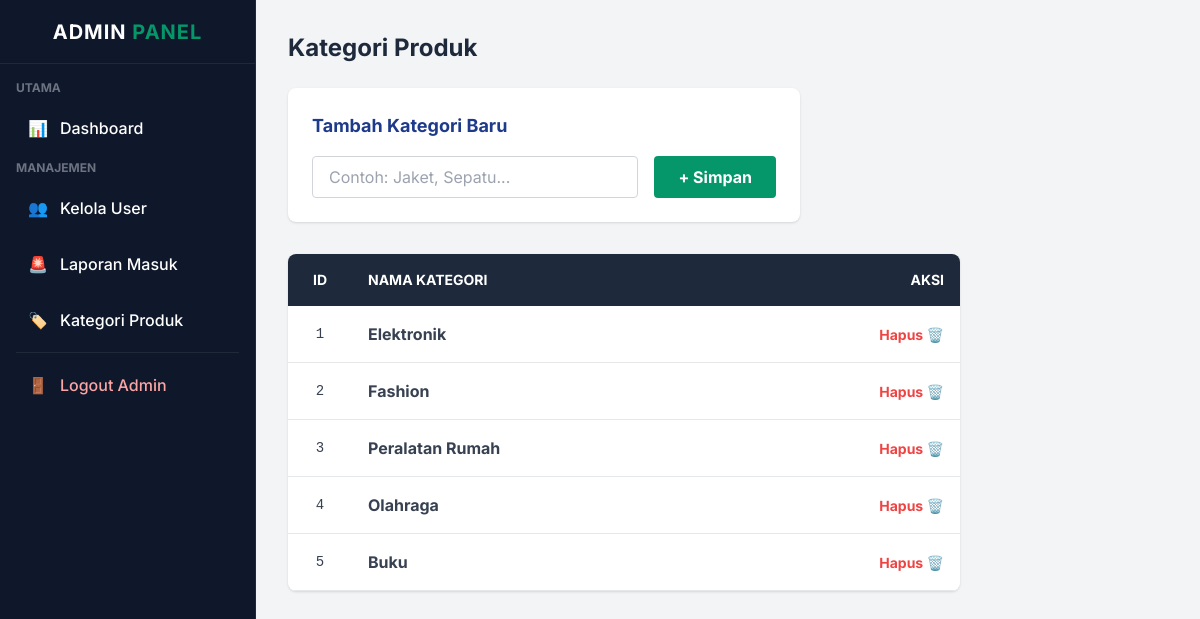
The page /views/admin/manage_kategori.php (signed in) on the database its author committed.
### tables this page shows
CREATE TABLE `kategori` (
  `id` int(11) NOT NULL,
  `nama_kategori` varchar(100) NOT NULL
);

### views/admin/manage_kategori.php (the view, shortened to what this page needs)
<?php
include '../../config/conn.php';
$kategori = mysqli_query($conn, "SELECT * FROM kategori");
?>
<!DOCTYPE html>
<html lang="id">
<head>
    <script src="https://cdn.tailwindcss.com"></script>
</head>
<body class="bg-gray-100 font-[Inter]">
    <div class="flex">
        <?php include '../../views/layouts/sidebar_admin.php'; ?>
        <main class="flex-1 ml-64 p-8">
            <h2 class="text-2xl font-bold text-slate-800 mb-6">Kategori Produk</h2>
            <div class="bg-white p-6 rounded-lg shadow mb-8 max-w-lg">
                <h3 class="font-bold text-lg mb-4 text-[#1E3A8A]">Tambah Kategori Baru</h3>
                <form action="<?= BASE_URL ?>actions/admin_category.php" method="POST" class="flex gap-4">
                    <input type="text" name="nama_kategori" placeholder="Contoh: Jaket, Sepatu..." required
                        class="flex-1 border border-gray-300 rounded px-4 py-2 focus:ring-2 focus:ring-[#059669] outline-none">
                    <button type="submit" name="add_kategori"
                        class="bg-[#059669] text-white px-6 py-2 rounded font-bold hover:bg-emerald-700 transition">
                        + Simpan
                    </button>
                </form>
            </div>
            <div class="bg-white rounded-lg shadow overflow-hidden max-w-2xl">
                <table class="w-full text-left">
                    <thead class="bg-slate-800 text-white uppercase text-sm">
                        <tr>
                            <th class="p-4 w-16 text-center">ID</th>
                            <th class="p-4">Nama Kategori</th>
                            <th class="p-4 text-right">Aksi</th>
                        </tr>
                    </thead>
                    <tbody class="text-gray-700">
                        <?php while ($row = mysqli_fetch_assoc($kategori)): ?>
                        <tr class="border-b hover:bg-gray-50">
                            <td class="p-4 text-center font-mono text-sm"><?= $row['id'] ?></td>
                            <td class="p-4 font-bold"><?= $row['nama_kategori'] ?></td>
                            <td class="p-4 text-right">
                                <a href="<?= BASE_URL ?>actions/admin_category.php?action=delete&id=<?= $row['id'] ?>"
                                   onclick="return confirm('Hapus kategori ini?')"
                                   class="text-red-500 hover:text-red-700 font-bold text-sm">
                                   Hapus 🗑️
                                </a>
                            </td>
                        </tr>
                        <?php endwhile; ?>
                    </tbody>
                </table>
            </div>
        </main>
    </div>
</body>
</html>

### rows shown on the page
kategori: id "1", nama_kategori "Elektronik"
kategori: id "2", nama_kategori "Fashion"
kategori: id "3", nama_kategori "Peralatan Rumah"
kategori: id "4", nama_kategori "Olahraga"
kategori: id "5", nama_kategori "Buku"
